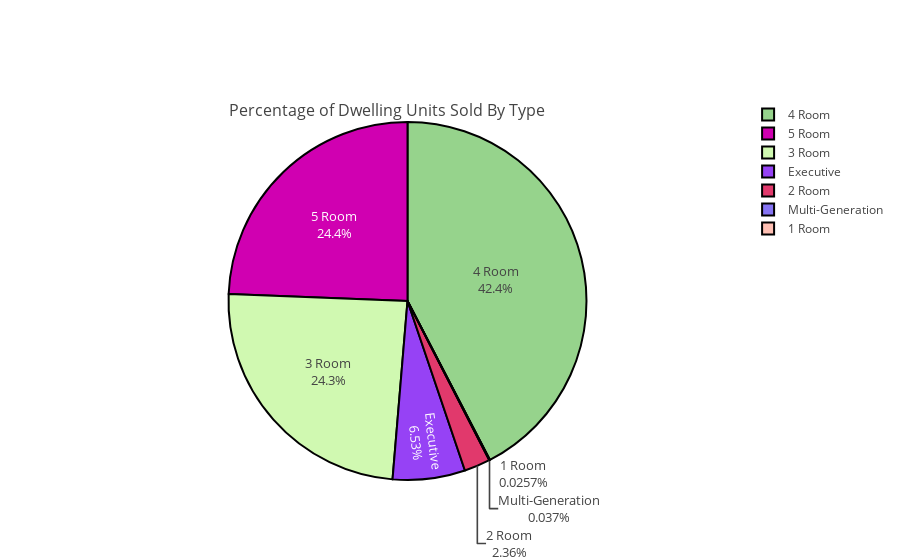

Write notebook code for a chart like this one.
### Markdown cell above
We will analyze the **percentage of dwelling units sold by type** for the entire dataset to find out
which is the **most common type of dwelling unit** type that is sold .

### Code cell
labels = ['1 Room','2 Room', '3 Room','4 Room', '5 Room', 'Executive', 'Multi-Generation']
values = [hdb_prop_info_df['1room_sold'].sum(),
          hdb_prop_info_df['2room_sold'].sum(),
          hdb_prop_info_df['3room_sold'].sum(),
          hdb_prop_info_df['4room_sold'].sum(),
          hdb_prop_info_df['5room_sold'].sum(),
          hdb_prop_info_df['exec_sold'].sum(),
          hdb_prop_info_df['multigen_sold'].sum()]

colors = ['#FEBFB3', '#E1396C', '#D0F9B1', '#96D38C', '#D000B1' ,'#9642f5','#8674f3']

trace = go.Pie(labels = labels, 
               values = values,
               hoverinfo ='label+percent', 
               textinfo = 'label+percent', 
               textfont = dict(size=13),
               title = dict(text ='Percentage of Dwelling Units Sold By Type',
                            font = dict(size = 16),
                            position = 'top left'
                           ),
               marker= dict(colors=colors, 
                            line=dict(color='#000000', 
                                      width=2)
                           )
              )
                    

iplot([trace], filename='styled_pie_chart')

### Figure 1 — Plotly figure (JSON) as saved in the notebook; plotly's stock layout.template omitted (floating-point values rounded to 4 significant figures)
{"data": [{"hoverinfo": "label+percent", "labels": ["1 Room", "2 Room", "3 Room", "4 Room", "5 Room", "Executive", "Multi-Generation"], "marker": {"colors": ["#FEBFB3", "#E1396C", "#D0F9B1", "#96D38C", "#D000B1", "#9642f5", "#8674f3"], "line": {"color": "#000000", "width": 2}}, "textfont": {"size": 13}, "textinfo": "label+percent", "title": {"font": {"size": 16}, "position": "top left", "text": "Percentage of Dwelling Units Sold By Type"}, "type": "pie", "uid": "a2f345b3-cb4b-42fe-b905-396f32214d97", "values": [255, 23358, 240708, 420069, 241681, 64737, 367]}], "layout": {}}
